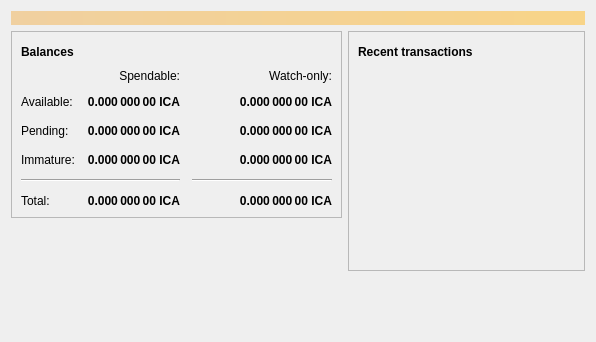
<?xml version="1.0" encoding="UTF-8"?>
<ui version="4.0">
 <class>OverviewPage</class>
 <widget class="QWidget" name="OverviewPage">
  <property name="geometry">
   <rect>
    <x>0</x>
    <y>0</y>
    <width>596</width>
    <height>342</height>
   </rect>
  </property>
  <property name="windowTitle">
   <string>Form</string>
  </property>
  <layout class="QVBoxLayout" name="topLayout">
   <item>
    <widget class="QLabel" name="labelAlerts">
     <property name="visible">
      <bool>false</bool>
     </property>
     <property name="styleSheet">
      <string notr="true">QLabel { background-color: qlineargradient(x1: 0, y1: 0, x2: 1, y2: 0, stop:0 #F0D0A0, stop:1 #F8D488); color:#000000; }</string>
     </property>
     <property name="wordWrap">
      <bool>true</bool>
     </property>
     <property name="margin">
      <number>3</number>
     </property>
     <property name="textInteractionFlags">
      <set>Qt::TextSelectableByMouse</set>
     </property>
    </widget>
   </item>
   <item>
    <layout class="QHBoxLayout" name="horizontalLayout" stretch="1,1">
     <item>
      <layout class="QVBoxLayout" name="verticalLayout_2">
       <item>
        <widget class="QFrame" name="frame">
         <property name="frameShape">
          <enum>QFrame::StyledPanel</enum>
         </property>
         <property name="frameShadow">
          <enum>QFrame::Raised</enum>
         </property>
         <layout class="QVBoxLayout" name="verticalLayout_4">
          <item>
           <layout class="QHBoxLayout" name="horizontalLayout_4">
            <item>
             <widget class="QLabel" name="label_5">
              <property name="font">
               <font>
                <weight>75</weight>
                <bold>true</bold>
               </font>
              </property>
              <property name="text">
               <string>Balances</string>
              </property>
             </widget>
            </item>
            <item>
             <widget class="QPushButton" name="labelWalletStatus">
              <property name="enabled">
               <bool>true</bool>
              </property>
              <property name="maximumSize">
               <size>
                <width>30</width>
                <height>16777215</height>
               </size>
              </property>
              <property name="toolTip">
               <string>The displayed information may be out of date. Your wallet automatically synchronizes with the Icacoin network after a connection is established, but this process has not completed yet.</string>
              </property>
              <property name="text">
               <string/>
              </property>
              <property name="icon">
               <iconset resource="../bitcoin.qrc">
                <normaloff>:/icons/warning</normaloff>
                <disabledoff>:/icons/warning</disabledoff>:/icons/warning</iconset>
              </property>
              <property name="iconSize">
               <size>
                <width>24</width>
                <height>24</height>
               </size>
              </property>
              <property name="flat">
               <bool>true</bool>
              </property>
             </widget>
            </item>
            <item>
             <spacer name="horizontalSpacer_3">
              <property name="orientation">
               <enum>Qt::Horizontal</enum>
              </property>
              <property name="sizeHint" stdset="0">
               <size>
                <width>40</width>
                <height>20</height>
               </size>
              </property>
             </spacer>
            </item>
           </layout>
          </item>
          <item>
           <layout class="QGridLayout" name="gridLayout">
            <property name="spacing">
             <number>12</number>
            </property>
            <item row="2" column="2">
             <widget class="QLabel" name="labelWatchPending">
              <property name="font">
               <font>
                <weight>75</weight>
                <bold>true</bold>
               </font>
              </property>
              <property name="cursor">
               <cursorShape>IBeamCursor</cursorShape>
              </property>
              <property name="toolTip">
               <string>Unconfirmed transactions to watch-only addresses</string>
              </property>
              <property name="text">
               <string notr="true">0.000 000 00 ICA</string>
              </property>
              <property name="alignment">
               <set>Qt::AlignRight|Qt::AlignTrailing|Qt::AlignVCenter</set>
              </property>
              <property name="textInteractionFlags">
               <set>Qt::LinksAccessibleByMouse|Qt::TextSelectableByKeyboard|Qt::TextSelectableByMouse</set>
              </property>
             </widget>
            </item>
            <item row="2" column="1">
             <widget class="QLabel" name="labelUnconfirmed">
              <property name="font">
               <font>
                <weight>75</weight>
                <bold>true</bold>
               </font>
              </property>
              <property name="cursor">
               <cursorShape>IBeamCursor</cursorShape>
              </property>
              <property name="toolTip">
               <string>Total of transactions that have yet to be confirmed, and do not yet count toward the spendable balance</string>
              </property>
              <property name="text">
               <string notr="true">0.000 000 00 ICA</string>
              </property>
              <property name="alignment">
               <set>Qt::AlignRight|Qt::AlignTrailing|Qt::AlignVCenter</set>
              </property>
              <property name="textInteractionFlags">
               <set>Qt::LinksAccessibleByMouse|Qt::TextSelectableByKeyboard|Qt::TextSelectableByMouse</set>
              </property>
             </widget>
            </item>
            <item row="3" column="2">
             <widget class="QLabel" name="labelWatchImmature">
              <property name="font">
               <font>
                <weight>75</weight>
                <bold>true</bold>
               </font>
              </property>
              <property name="cursor">
               <cursorShape>IBeamCursor</cursorShape>
              </property>
              <property name="toolTip">
               <string>Mined balance in watch-only addresses that has not yet matured</string>
              </property>
              <property name="text">
               <string notr="true">0.000 000 00 ICA</string>
              </property>
              <property name="alignment">
               <set>Qt::AlignRight|Qt::AlignTrailing|Qt::AlignVCenter</set>
              </property>
              <property name="textInteractionFlags">
               <set>Qt::LinksAccessibleByMouse|Qt::TextSelectableByKeyboard|Qt::TextSelectableByMouse</set>
              </property>
             </widget>
            </item>
            <item row="4" column="0" colspan="2">
             <widget class="Line" name="line">
              <property name="orientation">
               <enum>Qt::Horizontal</enum>
              </property>
             </widget>
            </item>
            <item row="4" column="2">
             <widget class="Line" name="lineWatchBalance">
              <property name="sizePolicy">
               <sizepolicy hsizetype="Preferred" vsizetype="Fixed">
                <horstretch>0</horstretch>
                <verstretch>0</verstretch>
               </sizepolicy>
              </property>
              <property name="minimumSize">
               <size>
                <width>140</width>
                <height>0</height>
               </size>
              </property>
              <property name="orientation">
               <enum>Qt::Horizontal</enum>
              </property>
             </widget>
            </item>
            <item row="5" column="0">
             <widget class="QLabel" name="labelTotalText">
              <property name="text">
               <string>Total:</string>
              </property>
             </widget>
            </item>
            <item row="3" column="1">
             <widget class="QLabel" name="labelImmature">
              <property name="font">
               <font>
                <weight>75</weight>
                <bold>true</bold>
               </font>
              </property>
              <property name="cursor">
               <cursorShape>IBeamCursor</cursorShape>
              </property>
              <property name="toolTip">
               <string>Mined balance that has not yet matured</string>
              </property>
              <property name="text">
               <string notr="true">0.000 000 00 ICA</string>
              </property>
              <property name="alignment">
               <set>Qt::AlignRight|Qt::AlignTrailing|Qt::AlignVCenter</set>
              </property>
              <property name="textInteractionFlags">
               <set>Qt::LinksAccessibleByMouse|Qt::TextSelectableByKeyboard|Qt::TextSelectableByMouse</set>
              </property>
             </widget>
            </item>
            <item row="2" column="3">
             <spacer name="horizontalSpacer_2">
              <property name="orientation">
               <enum>Qt::Horizontal</enum>
              </property>
              <property name="sizeHint" stdset="0">
               <size>
                <width>40</width>
                <height>20</height>
               </size>
              </property>
             </spacer>
            </item>
            <item row="3" column="0">
             <widget class="QLabel" name="labelImmatureText">
              <property name="text">
               <string>Immature:</string>
              </property>
             </widget>
            </item>
            <item row="5" column="1">
             <widget class="QLabel" name="labelTotal">
              <property name="font">
               <font>
                <weight>75</weight>
                <bold>true</bold>
               </font>
              </property>
              <property name="cursor">
               <cursorShape>IBeamCursor</cursorShape>
              </property>
              <property name="toolTip">
               <string>Your current total balance</string>
              </property>
              <property name="text">
               <string notr="true">0.000 000 00 ICA</string>
              </property>
              <property name="alignment">
               <set>Qt::AlignRight|Qt::AlignTrailing|Qt::AlignVCenter</set>
              </property>
              <property name="textInteractionFlags">
               <set>Qt::LinksAccessibleByMouse|Qt::TextSelectableByKeyboard|Qt::TextSelectableByMouse</set>
              </property>
             </widget>
            </item>
            <item row="5" column="2">
             <widget class="QLabel" name="labelWatchTotal">
              <property name="font">
               <font>
                <weight>75</weight>
                <bold>true</bold>
               </font>
              </property>
              <property name="cursor">
               <cursorShape>IBeamCursor</cursorShape>
              </property>
              <property name="toolTip">
               <string>Current total balance in watch-only addresses</string>
              </property>
              <property name="text">
               <string notr="true">0.000 000 00 ICA</string>
              </property>
              <property name="alignment">
               <set>Qt::AlignRight|Qt::AlignTrailing|Qt::AlignVCenter</set>
              </property>
              <property name="textInteractionFlags">
               <set>Qt::LinksAccessibleByMouse|Qt::TextSelectableByKeyboard|Qt::TextSelectableByMouse</set>
              </property>
             </widget>
            </item>
            <item row="0" column="2">
             <widget class="QLabel" name="labelWatchonly">
              <property name="text">
               <string>Watch-only:</string>
              </property>
              <property name="alignment">
               <set>Qt::AlignRight|Qt::AlignTrailing|Qt::AlignVCenter</set>
              </property>
             </widget>
            </item>
            <item row="1" column="0">
             <widget class="QLabel" name="labelBalanceText">
              <property name="text">
               <string>Available:</string>
              </property>
             </widget>
            </item>
            <item row="1" column="1">
             <widget class="QLabel" name="labelBalance">
              <property name="font">
               <font>
                <weight>75</weight>
                <bold>true</bold>
               </font>
              </property>
              <property name="cursor">
               <cursorShape>IBeamCursor</cursorShape>
              </property>
              <property name="toolTip">
               <string>Your current spendable balance</string>
              </property>
              <property name="text">
               <string notr="true">0.000 000 00 ICA</string>
              </property>
              <property name="alignment">
               <set>Qt::AlignRight|Qt::AlignTrailing|Qt::AlignVCenter</set>
              </property>
              <property name="textInteractionFlags">
               <set>Qt::LinksAccessibleByMouse|Qt::TextSelectableByKeyboard|Qt::TextSelectableByMouse</set>
              </property>
             </widget>
            </item>
            <item row="1" column="2">
             <widget class="QLabel" name="labelWatchAvailable">
              <property name="font">
               <font>
                <weight>75</weight>
                <bold>true</bold>
               </font>
              </property>
              <property name="cursor">
               <cursorShape>IBeamCursor</cursorShape>
              </property>
              <property name="toolTip">
               <string>Your current balance in watch-only addresses</string>
              </property>
              <property name="text">
               <string notr="true">0.000 000 00 ICA</string>
              </property>
              <property name="alignment">
               <set>Qt::AlignRight|Qt::AlignTrailing|Qt::AlignVCenter</set>
              </property>
              <property name="textInteractionFlags">
               <set>Qt::LinksAccessibleByMouse|Qt::TextSelectableByKeyboard|Qt::TextSelectableByMouse</set>
              </property>
             </widget>
            </item>
            <item row="2" column="0">
             <widget class="QLabel" name="labelPendingText">
              <property name="text">
               <string>Pending:</string>
              </property>
             </widget>
            </item>
            <item row="0" column="1">
             <widget class="QLabel" name="labelSpendable">
              <property name="text">
               <string>Spendable:</string>
              </property>
              <property name="alignment">
               <set>Qt::AlignRight|Qt::AlignTrailing|Qt::AlignVCenter</set>
              </property>
             </widget>
            </item>
           </layout>
          </item>
         </layout>
        </widget>
       </item>
       <item>
        <spacer name="verticalSpacer">
         <property name="orientation">
          <enum>Qt::Vertical</enum>
         </property>
         <property name="sizeHint" stdset="0">
          <size>
           <width>20</width>
           <height>40</height>
          </size>
         </property>
        </spacer>
       </item>
      </layout>
     </item>
     <item>
      <layout class="QVBoxLayout" name="verticalLayout_3">
       <item>
        <widget class="QFrame" name="frame_2">
         <property name="frameShape">
          <enum>QFrame::StyledPanel</enum>
         </property>
         <property name="frameShadow">
          <enum>QFrame::Raised</enum>
         </property>
         <layout class="QVBoxLayout" name="verticalLayout">
          <item>
           <layout class="QHBoxLayout" name="horizontalLayout_2">
            <item>
             <widget class="QLabel" name="label_4">
              <property name="font">
               <font>
                <weight>75</weight>
                <bold>true</bold>
               </font>
              </property>
              <property name="text">
               <string>Recent transactions</string>
              </property>
             </widget>
            </item>
            <item>
             <widget class="QPushButton" name="labelTransactionsStatus">
              <property name="enabled">
               <bool>true</bool>
              </property>
              <property name="maximumSize">
               <size>
                <width>30</width>
                <height>16777215</height>
               </size>
              </property>
              <property name="toolTip">
               <string>The displayed information may be out of date. Your wallet automatically synchronizes with the Icacoin network after a connection is established, but this process has not completed yet.</string>
              </property>
              <property name="text">
               <string/>
              </property>
              <property name="icon">
               <iconset resource="../bitcoin.qrc">
                <normaloff>:/icons/warning</normaloff>
                <disabledoff>:/icons/warning</disabledoff>:/icons/warning</iconset>
              </property>
              <property name="iconSize">
               <size>
                <width>24</width>
                <height>24</height>
               </size>
              </property>
              <property name="flat">
               <bool>true</bool>
              </property>
             </widget>
            </item>
            <item>
             <spacer name="horizontalSpacer">
              <property name="orientation">
               <enum>Qt::Horizontal</enum>
              </property>
              <property name="sizeHint" stdset="0">
               <size>
                <width>40</width>
                <height>20</height>
               </size>
              </property>
             </spacer>
            </item>
           </layout>
          </item>
          <item>
           <widget class="QListView" name="listTransactions">
            <property name="styleSheet">
             <string notr="true">QListView { background: transparent; }</string>
            </property>
            <property name="frameShape">
             <enum>QFrame::NoFrame</enum>
            </property>
            <property name="verticalScrollBarPolicy">
             <enum>Qt::ScrollBarAlwaysOff</enum>
            </property>
            <property name="horizontalScrollBarPolicy">
             <enum>Qt::ScrollBarAlwaysOff</enum>
            </property>
            <property name="selectionMode">
             <enum>QAbstractItemView::NoSelection</enum>
            </property>
           </widget>
          </item>
         </layout>
        </widget>
       </item>
       <item>
        <spacer name="verticalSpacer_2">
         <property name="orientation">
          <enum>Qt::Vertical</enum>
         </property>
         <property name="sizeHint" stdset="0">
          <size>
           <width>20</width>
           <height>40</height>
          </size>
         </property>
        </spacer>
       </item>
      </layout>
     </item>
    </layout>
   </item>
  </layout>
 </widget>
 <resources/>
 <connections/>
</ui>
